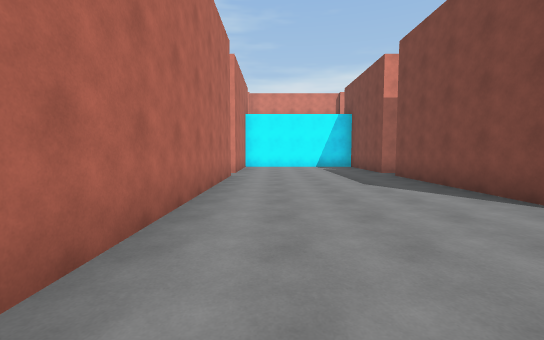
View 1 (above)

16 first-person views from a walk through a 3-D level made in the Unity game engine. The camera is 1.5 m above the floor, tilts 4° down and sees 90° across. The floor is counted in squares, 2 m on a side. Each view is taken from the middle of a square. On the plan, view 1 faces up. The plan holds only what a view shows up to about 10 squares ahead; the rest is blank. The place goes on beyond the plan. The player is left out.

View 2
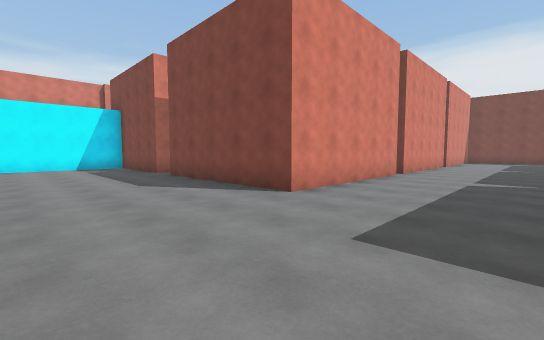

View 3
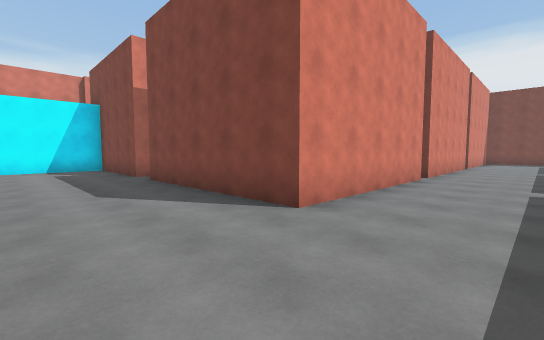

View 4
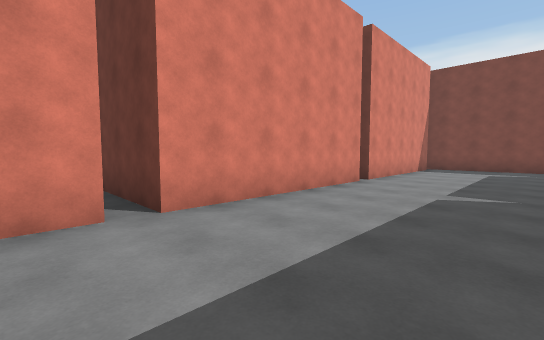

View 5
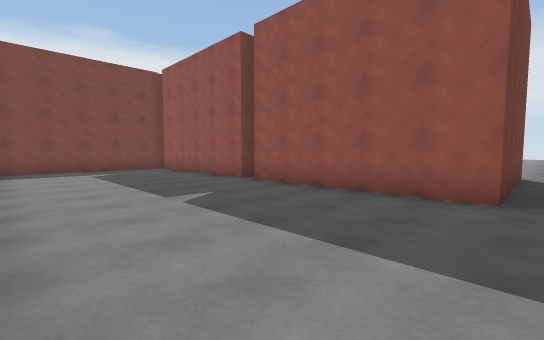

View 6
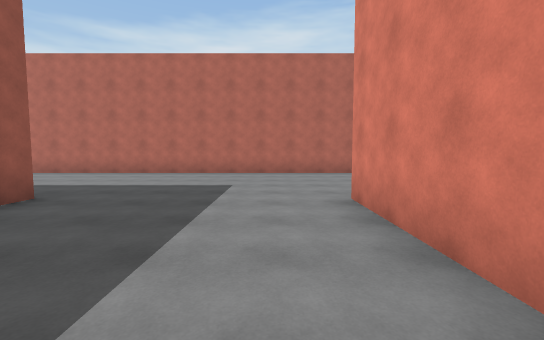

View 7
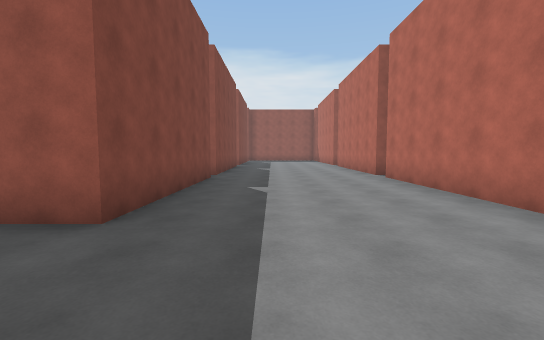

View 8
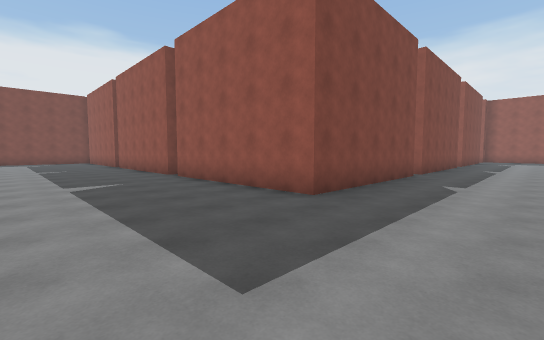

View 9
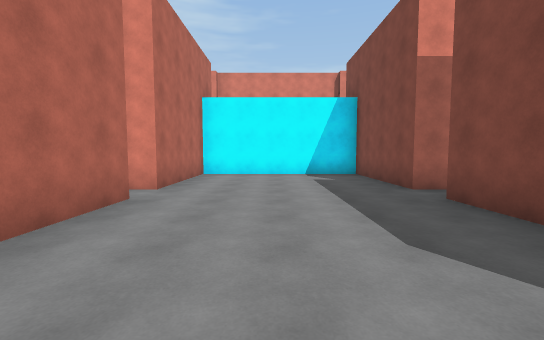

View 10
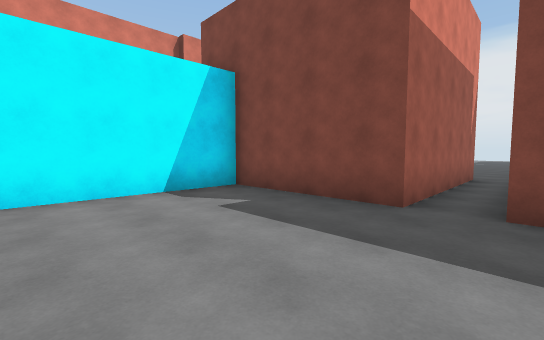

View 11
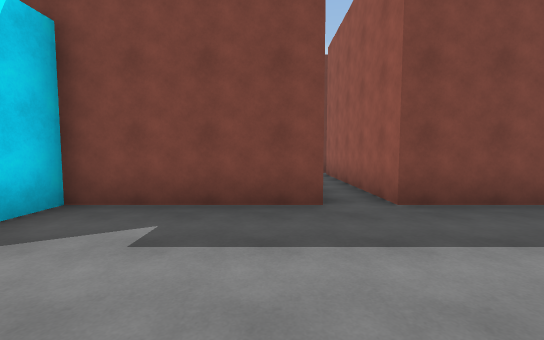

View 12
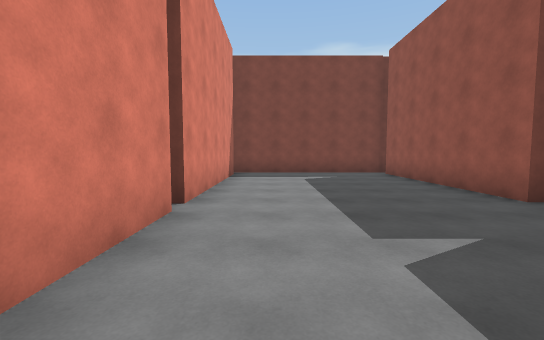

View 13
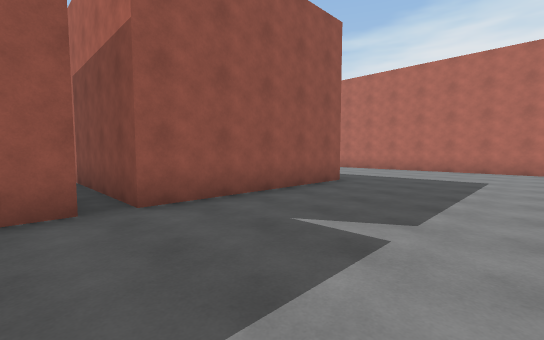

View 14
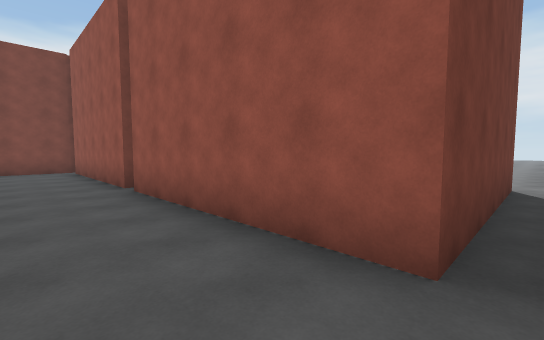

View 15
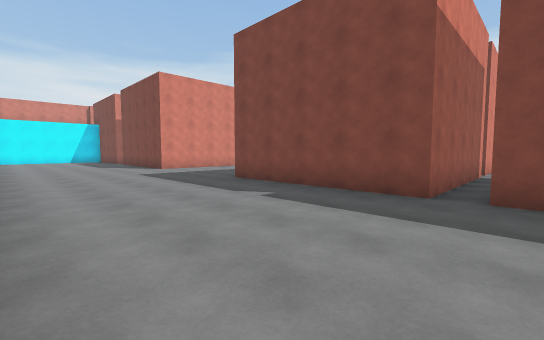

View 16
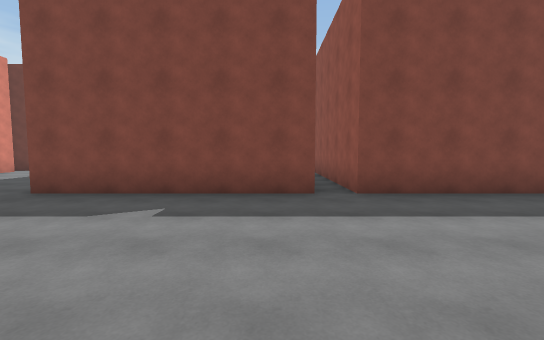

### Floor plan
Points are (right, up) in squares from view 1. A wall is a line through its corners. A room is listed if a view was taken in it or the views show most of it. See-through windows are left out.
Room 1 (views 1, 2, 3, 4, 5, 6, 7, 8, 9, 10, 11, 12, 13, 14, 15, 16)
walls: (8.9, 3.2) (3.8, 3.2) (3.8, 8.2) (8.8, 8.2); (8.8, -6.8) (3.8, -6.8) (3.8, -1.8) (8.7, -1.8) (8.7, -5.9); (9.4, -6.8) (9.4, -1.8) (14.5, -1.8); (14.4, 3.2) (9.4, 3.2); (8.8, 9.3) (3.8, 9.3) (3.8, 12.9) (-1.2, 12.9) (-1.2, 9.3); (14.9, -1.8) (20, -1.8); (-1.2, 8.2) (-1.2, -6.8); (3.8, -9.5) (3.8, -7.5) (8.5, -7.5); (-1.2, -7.5) (-1.2, -9); (19.9, 3.2) (14.8, 3.2); (20.4, -2.1) (20.4, 3.4)
ways out: opening at (-2, 9); opening at (8.5, -6.5); opening at (9, 4); opening at (9, 9)

Where each view was taken, in squares from view 1:
view 1: 0 up, 0 right, facing up
view 2: 0 up, 0 right, facing up-right
view 3: 1 up, 1 right, facing up-right
view 4: 0 up, 8 right, facing up-right
view 5: 3 up, 9 right, facing down-right
view 6: 2 up, 8 right, facing left
view 7: 1 up, 2 right, facing down
view 8: 2 up, 1 right, facing down-right
view 9: 4 up, 1 right, facing up
view 10: 8 up, 0 right, facing up-right
view 11: 10 up, 0 right, facing right
view 12: 2 up, 11 right, facing right
view 13: 2 up, 10 right, facing down-left
view 14: 0 up, 9 right, facing down-right
view 15: 8 down, 1 left, facing up-right
view 16: 6 down, 1 left, facing right
